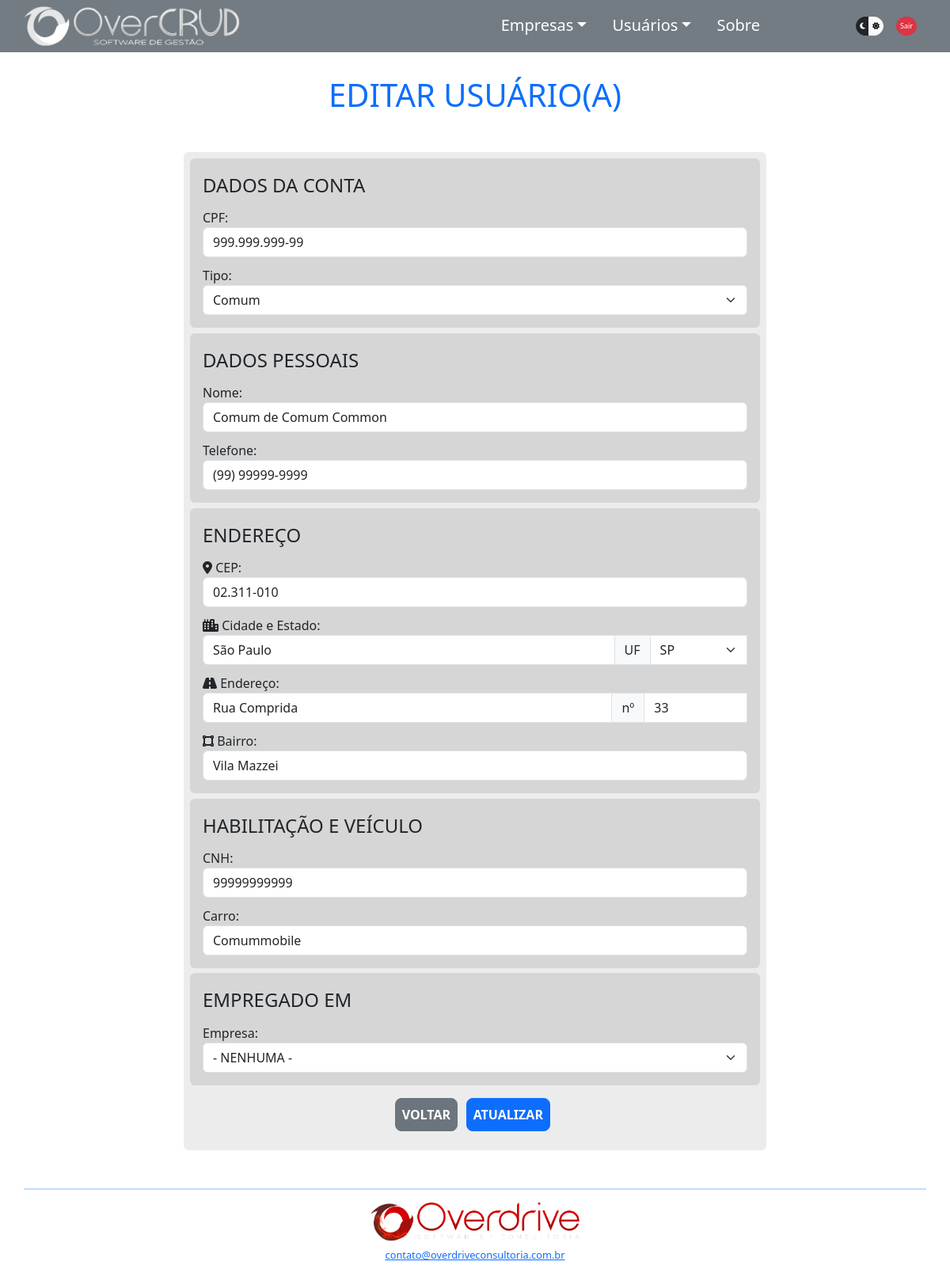
Screenshot of /usueditar.php?idusuario=1 (signed in) with the database file from the repository.
### tables this page shows
CREATE TABLE `usuarios` (
  `idusuario` int(11) NOT NULL AUTO_INCREMENT,
  `nome` varchar(64) DEFAULT NULL,
  `telefone` varchar(15) DEFAULT NULL,
  `cpf` varchar(14) DEFAULT NULL,
  `password` varchar(64) NOT NULL,
  `cnh` varchar(11) DEFAULT NULL,
  `carro` varchar(32) DEFAULT NULL,
  `tipo` tinyint(1) DEFAULT 0,
  `status` tinyint(1) DEFAULT 0,
  `idempregadoem` int(11) DEFAULT NULL,
  `idenderecousu` int(11) DEFAULT NULL,
  PRIMARY KEY (`idusuario`),
  KEY `idempregadoem` (`idempregadoem`),
  KEY `usuarios_ibfk_2` (`idenderecousu`),
  CONSTRAINT `usuarios_ibfk_1` FOREIGN KEY (`idempregadoem`) REFERENCES `empresas` (`idempresa`),
  CONSTRAINT `usuarios_ibfk_2` FOREIGN KEY (`idenderecousu`) REFERENCES `enderecos` (`idendereco`)
);

CREATE TABLE `enderecos` (
  `idendereco` int(11) NOT NULL AUTO_INCREMENT,
  `cep` varchar(10) DEFAULT NULL,
  `cidade` varchar(32) NOT NULL,
  `estado` varchar(2) DEFAULT NULL,
  `logradouro` varchar(64) DEFAULT NULL,
  `numlogradouro` varchar(6) DEFAULT NULL,
  `bairro` varchar(32) NOT NULL,
  PRIMARY KEY (`idendereco`)
);

CREATE TABLE `empresas` (
  `idempresa` int(11) NOT NULL AUTO_INCREMENT,
  `nome` varchar(64) DEFAULT NULL,
  `telefone` varchar(15) DEFAULT NULL,
  `cnpj` varchar(18) DEFAULT NULL,
  `fantasia` varchar(64) DEFAULT NULL,
  `responsavel` varchar(64) DEFAULT NULL,
  `idenderecoemp` int(11) DEFAULT NULL,
  PRIMARY KEY (`idempresa`),
  KEY `empresas_ibfk_1` (`idenderecoemp`),
  CONSTRAINT `empresas_ibfk_1` FOREIGN KEY (`idenderecoemp`) REFERENCES `enderecos` (`idendereco`)
);

### components/ConexaoBD.php (called while the page is built, shortened)
<?php
class ConexaoBD
{
    public static function conectarBD()
    {
        $db_name = 'overcrud';
        $db_host = 'localhost';
        $db_user = 'root';
        $db_port = '3307';
        $db_password = '';
        $pdo = new PDO("mysql:dbname=$db_name;host=$db_host:$db_port", $db_user, $db_password);
        return $pdo;
    }
};

### components/UsuarioDAO.php (called while the page is built, shortened)
<?php
require_once 'Usuario.php';
class UsuarioDAO
{
    private Usuario $usuario;
    public function __construct($usuarioCon)
    {
        $this->usuario = $usuarioCon;
    }
    public function getUsuario()
    {
        return $this->usuario;
    }
    public function consultaDeIdUsu()
    {
        $sqlConsultaIdUsu = ConexaoBD::conectarBD()->query("SELECT * FROM usuarios WHERE idusuario='{$this->getUsuario()->getIdusuario()}'");
        return $sqlConsultaIdUsu;
    }
    public function UsuPorId()
    {
        $sqlConsultaIdEmp = ConexaoBD::conectarBD()->query("SELECT * FROM usuarios WHERE idusuario='{$this->getUsuario()->getIdusuario()}'");
        $usuario = $sqlConsultaIdEmp->fetch(PDO::FETCH_ASSOC);
        return $usuario;
    }
};

### components/Usuario.php (called while the page is built, shortened)
<?php
class Usuario
{
    private int $idusuario;
    public function getIdusuario()
    {
        return $this->idusuario;
    }
    public function setIdusuario($idusuarioSet)
    {
        $this->idusuario = $idusuarioSet;
    }
};

### resources/listas.php (called while the page is built, shortened)
<?php
$root = $_SERVER["DOCUMENT_ROOT"];
require_once "$root/overcrud/resources/pathing.php";
require_once "$rootOvercrud/components/EmpresaDAO.php";
require_once "$rootOvercrud/components/Usuario.php";
require_once "$rootOvercrud/components/UsuarioDAO.php";
require_once "$rootOvercrud/components/EnderecoDAO.php";
$instanciaEmp = new Empresa();
$instanciaEmpDAO = new EmpresaDAO($instanciaEmp);
$listaEmp = $instanciaEmpDAO->listarEmpresas();
$instanciaEnd = new Endereco();
$instanciaEndDAO = new EnderecoDAO($instanciaEnd);
$listaEnd = $instanciaEndDAO->listarEnderecos();

### components/EnderecoDAO.php (called while the page is built, shortened)
<?php
class EnderecoDAO
{
    public function listarEnderecos()
    {
        $sqlConsultaEnd = ConexaoBD::conectarBD()->query("SELECT * FROM enderecos");
        if ($sqlConsultaEnd->rowCount() > 0) {
            $listaEnd = $sqlConsultaEnd->fetchAll(PDO::FETCH_ASSOC);
            return $listaEnd;
        };
    }
};

### components/EmpresaDAO.php (called while the page is built, shortened)
<?php
class EmpresaDAO
{
    public function listarEmpresas()
    {
        $sqlConsultaEmp = ConexaoBD::conectarBD()->query("SELECT * FROM empresas");
        if ($sqlConsultaEmp->rowCount() > 0) {
            $listaEmp = $sqlConsultaEmp->fetchAll(PDO::FETCH_ASSOC);
            return $listaEmp;
        };
    }
}

### usueditar.php (the view, shortened to what this page needs)
<?php
require_once "./resources/pathing.php";
$voltar = ".";
require_once "$rootOvercrud/components/ConexaoBD.php";
require_once "$rootOvercrud/resources/listas.php";
$idusuario = $_GET['idusuario'];
if (!isset($idusuario)) {
    logoutPagina($voltar);
} else {
    $novoUsuario = new Usuario();
    $novoUsuario->setIdusuario($idusuario);
    $novoUsuarioDAO = new UsuarioDAO($novoUsuario);
};
?>
<!DOCTYPE html>
<html lang="pt-br" data-bs-theme="dark">
<?php
require_once "$rootOvercrud/partials/head.php";
?>
<body>
    <div class="container">
        <div class="row" id="navbartop">
            <?php
            require_once "$rootOvercrud/partials/navbartop.php";
            ?>
        </div>
        <div class="row d-flex justify-content-center mt-5" id="appBody">
            <h1 class="text-center text-primary display-6 my-5">EDITAR USUÁRIO(A)</h1>
                <?php
                if ($novoUsuario->getIdusuario()) {
                    if (($novoUsuarioDAO->consultaDeIdUsu())->rowCount() > 0) {
                        $usuario = $novoUsuarioDAO->UsuPorId();
                        $enderecoUsu = 0;
                        for ($i = 0; $i < count($listaEnd); $i++) {
                            if ($usuario['idenderecousu'] == $listaEnd[$i]['idendereco']) {
                                $enderecoUsu = $listaEnd[$i];
                            };
                        };
                    } else {
                        mensagemRetorno("Este usuário não existe no Banco de Dados!", "danger");
                        BotaoVoltar('usulista.php', "secondary");
                    };
                } else {
                    mensagemRetorno("Usuário não encontrado (atributo inexistente)!", "danger");
                    BotaoVoltar('usulista.php', "secondary");
                };
                ?>
            <div
                class="col-10 col-md-8 <?php if (($novoUsuarioDAO->consultaDeIdUsu())->rowCount() == 0) echo 'd-none'; ?>">
                <form class="needs-validation" action="./src/usueditar_action.php" method="POST" novalidate>
                    <fieldset>
                        <legend>DADOS DA CONTA</legend>
                        <div class="form-group">
                            <label for="cpf" class="form-label">CPF:</label>
                            <input type="text" class="form-control" name="cpf" id="cpf" minlength="14" maxlength="14"
                                data-mask="000.000.000-00" value="<?= $usuario['cpf'] ?>"
                                oninput="validaCPF(), atualizaCPF()" required>
                        </div>
                        <div class="form-group">
                            <label for="tipo" class="form-label">Tipo:</label>
                            <select class="form-select" name="tipo" id="tipo" ?>">
                                <option value="0" <?= $usuario['tipo'] == 0 ? 'selected' : '' ?>>Comum</option>
                            </select>
                        </div>
                    </fieldset>
                    <fieldset>
                        <legend>DADOS PESSOAIS</legend>
                        <div class="form-group">
                            <label for="nome" class="form-label">Nome:</label>
                            <input type="text" class="form-control" name="nome" id="nome" minlength="1" maxlength="64"
                                value="<?= $usuario['nome'] ?>" oninput="validaNome()" required>
                        </div>
                        <div class="form-group">
                            <label for="telefone" class="form-label">Telefone:</label>
                            <input type="tel" class="form-control" name="telefone" id="telefone" minlength="14"
                                maxlength="15" oninput="handlePhone(event)" value="<?= $usuario['telefone'] ?>">
                        </div>
                    </fieldset>
                    <fieldset>
                        <legend>ENDEREÇO</legend>
                        <div class="form-group">
                            <label for="cep" class="form-label"><i class="fa-solid fa-location-dot"></i>
                                CEP:</label>
                            <input type="text" class="form-control" name="cep" id="cep" minlength="10" maxlength="10"
                                data-mask="00.000-000" value="<?= $enderecoUsu['cep'] ?>"
                                oninput="buscaCep(), validaCep()" required>
                        </div>
                        <div class="form-group">
                            <label for="cidadeestado" class="form-label"><i class="fa-solid fa-city"></i>
                                Cidade e Estado:</label>
                            <div class="input-group">
                                <input type="text" class="form-control" name="cidadeestado" id="cidadeestado"
                                    style="width: 65%;" minlength="1" maxlength="32"
                                    value="<?= $enderecoUsu['cidade'] ?>" onfocusout="validaCidade()" required>
                                <span class="input-group-text">UF</span>
                                <select class="form-select" name="estadocidade" id="estadocidade"
                                    value="<?= $enderecoUsu['estado'] ?>" onfocusout="validaEstado()" required>
                                    <option value="SP" <?= $enderecoUsu['estado'] == "SP" ? 'selected' : ''; ?>>SP
                                    </option>
                                </select>
                            </div>
                        </div>
                        <div class="form-group">
                            <label for="logradouro" class="form-label"><i class="fa-solid fa-road"></i>
                                Endereço:</label>
                            <div class="input-group">
                                <input type="text" class="form-control" name="logradouro" id="logradouro"
                                    style="width: 60%;" minlength="1" maxlength="64"
                                    value="<?= $enderecoUsu['logradouro'] ?>" onfocusout="validaLogradouro()" required>
                                <span class="input-group-text">nº</span>
                                <input type="text" class="form-control" name="numlogradouro" id="numlogradouro"
                                    minlength="1" maxlength="6" value="<?= $enderecoUsu['numlogradouro'] ?>"
                                    onfocusout="validaNumlogradouro()" required>
                            </div>
                        </div>
                        <div class="form-group">
                            <label for="bairro" class="form-label"><i class="fa-solid fa-vector-square"></i>
                                Bairro:</label>
                            <input type="text" class="form-control" name="bairro" id="bairro" minlength="1"
                                maxlength="32" value="<?= $enderecoUsu['bairro'] ?>" onfocusout="validaBairro()"
                                required>
                        </div>
                    </fieldset>
                    <fieldset>
                        <legend>HABILITAÇÃO E VEÍCULO</legend>
                        <div class="form-group">
                            <label for="cnh" class="form-label">CNH:</label>
                            <input type="text" class="form-control" name="cnh" id="cnh" minlength="9" maxlength="11"
                                value="<?= $usuario['cnh'] ?>">
                        </div>
                        <div class="form-group">
                            <label for="carro" class="form-label">Carro:</label>
                            <input type="text" class="form-control" name="carro" id="carro" maxlength="32"
                                value="<?= $usuario['carro'] ?>">
                        </div>
                    </fieldset>
                    <fieldset>
                        <legend>EMPREGADO EM</legend>
                        <div class="form-group">
                            <label for="empregadoem" class="form-label">Empresa:</label>
                            <select class="form-select" name="empregadoem" id="empregadoem"
                                value="<?= $usuario['idempregadoem'] ?>">
                                <?php foreach ($listaEmp as $empresa): ?>
                                    <option value="<?= $empresa['idempresa'] ?>"
                                        <?= $usuario['idempregadoem'] == $empresa['idempresa'] ? 'selected' : '' ?>>
                                        <?= $empresa['nome'] ?>
                                    </option>
                                <?php endforeach; ?>
                            </select>
                        </div>
                    </fieldset>
                    <div class="form-group my-3 text-center">
                        <a href="usulista.php" class="btn btn-secondary loginbtn">VOLTAR</a>
                        <input type="submit" class="btn btn-primary loginbtn" value="ATUALIZAR">
                    </div>
                </form>
            </div>
            <?php
            require_once "$rootOvercrud/partials/footer.php";
            ?>
        </div>
</body>
</html>

### css/style.css (style rules this page uses)
body { min-width: 320px; }
form { background-color: rgba(128, 128, 128, 0.152); padding: 0.5rem; border-radius: 0.4rem; }
.loginbtn { border-radius: 0.5rem; padding: 0.5rem; font-weight: bold; margin-right: 0.4rem; }
.form-label { margin-top: 0.7rem; margin-bottom: 0; }
fieldset { margin-bottom: 0.4rem; background-color: rgba(128, 128, 128, 0.205); padding: 1rem; border-radius: 0.4rem; }
legend { margin: 0; font-size: 1.5rem; font-weight: lighter; }

### rows the page displays
usuarios: cpf "999.999.999-99", tipo "Comum", nome "Comum de Comum Common", telefone "(99) 99999-9999", cnh "99999999999", carro "Comummobile", empregadoem "- NENHUMA -"
enderecos: cep "02.311-010", cidadeestado "São Paulo", estadocidade "SP", logradouro "Rua Comprida", numlogradouro "33", bairro "Vila Mazzei"
